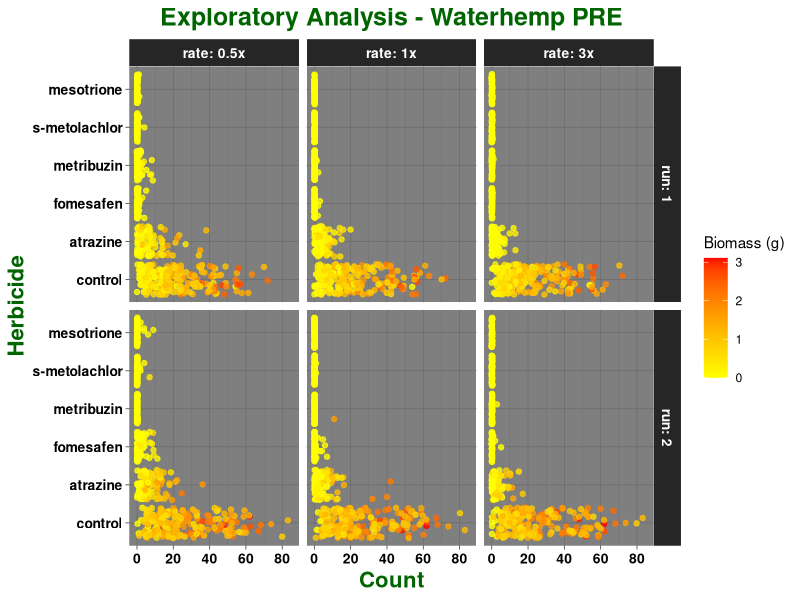

This chart was generated by the following R code: (Note: this script raises an error after producing the figure.)
## ---- chunk 1

knitr::opts_chunk$set(echo = TRUE)

library(tidyverse)
library(glmmTMB)
library(tidytext)
library(emmeans)

## ---- chunk 2

waterhemp <- read_csv("All PRE.csv")

## ---- chunk 3

ggplot(waterhemp, aes(x = count, y = reorder(herb, order), color = biomass)) + 
  geom_jitter(aes(color = biomass), alpha = 0.8, width = 0.3) +
  facet_grid(run ~ rate, labeller = label_both) + 
  scale_color_gradient(low = "yellow", high = "red") +
  theme_dark() +
  scale_x_continuous(limits = c(0, 85)) + 
  labs(title = "Exploratory Analysis - Waterhemp PRE", x = "Count", y = "Herbicide", color = "Biomass (g)") + 
  theme (plot.title = element_text(face = "bold", hjust = 0.5, size = 18, colour = "darkgreen"), 
         axis.title = element_text(face = "bold", size = 16, colour = "darkgreen"), 
         axis.text = element_text(face = "bold", size = 10, colour = "black"),
         strip.text = element_text(face = "bold", size = 10, colour = "white")) +
  ggsave("EXPLORATORY.jpeg", units="in", width=8, height=5, dpi=600)
